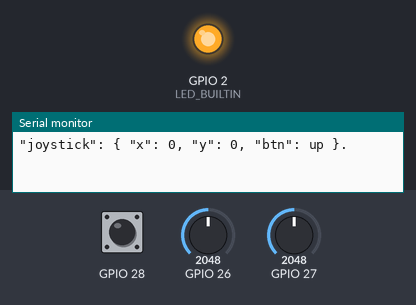
A sketch run on a simulated ESP32. On the bench: output pins drawn as LEDs (lit = HIGH), the last lines printed to the serial monitor. Dashed ring = blinking. The test bench sets the inputs (shaded band); at power-on: GPIO 28 HIGH, GPIO 26 = 2048, GPIO 27 = 2048. No radio packets arrive unless stated.

Above: at 1.2 s.
1.3 s: GPIO 28 pulled LOW for 1 s
At 2.8 s:
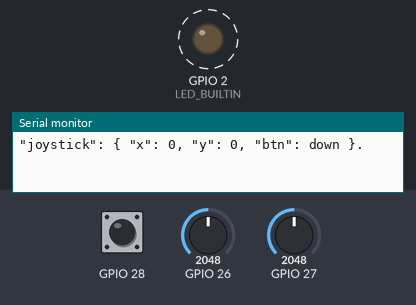
Timing chart, 0 to 11.3 s (numbered marks = the images above; inputs shaded):
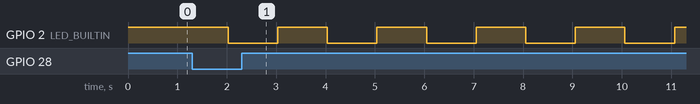

Measured:
- by itself, GPIO 2 (LED_BUILTIN): alternates HIGH for 1.0 s and LOW for 1.0 s

The sketch:

controller.ino
```cpp
#include <SPI.h>
#include "printf.h"
#include "RF24.h"
#include "/Users/user/Desktop/repos/fixed_wing/soft/pico_2w/common.hpp"

#define NDEBUG // comment out to enable prints

CPayload txPayload {128, 128, 128, 128, 1, 2, 3, 4, {}};
VPayload rxPayload {};

struct Joystick {
  uint8_t x, y, btn;

  Joystick(uint8_t _pinX, uint8_t _pinY, uint8_t _pinBtn) :
      x(), y(), btn(), pinX(_pinX), pinY(_pinY), pinBtn(_pinBtn)
  {
    pinMode(pinX, INPUT);
    pinMode(pinY, INPUT);
    pinMode(pinBtn, INPUT_PULLUP);
  }
  void update() {
    x = analogRead(pinX) >> 2;
    y = analogRead(pinY) >> 2;
    btn = digitalRead(pinBtn);
  }
  void println() {
    if (Serial) {
      Serial.printf("\"joystick\": { \"x\": %u, \"y\": %u, \"btn\": %s }", x, y, (btn ? "up" : "down"));
    }
  }
private:
  const uint8_t pinX, pinY, pinBtn;
  float minX, minY, maxX, maxY;
};

Joystick joy1(26, 27, 28);

RF24 radio(gCePin, gCsPin);
const uint8_t radioNumber = 0;
uint32_t timeout = 1000000u;

float rxTotal = 0, rxFail = 0, txTotal = 0, txFail = 0;
uint32_t start_timer = 0;
uint32_t end_timer = 0;
uint32_t gRxTimeoutUS = 3000u;


volatile const uint16_t eNoSerial[] = {200, 350, 200, 350, 200, 1150};
volatile const uint16_t eNoRadio[] = {500, 350, 200, 350, 200, 500, 1150};

void setup() {
  pinMode(LED_BUILTIN, OUTPUT);
  digitalWrite(LED_BUILTIN, HIGH);

#ifndef NDEBUG
  Serial.begin(115200);
  while (!Serial) {
    blink_errcode(eNoSerial, sizeof(eNoSerial) / sizeof(eNoSerial[0]));
  }
  Serial.print("\n\n\n\n\n\n\n\n\n\n\n\n\n\n\n\n\n\n\n\n\nStarting setup\n");
#endif

  if (!radio.begin()) {
#ifndef NDEBUG
    Serial.print(F("radio hardware is not responding!!\n"));
#endif
    while (1) {
      blink_errcode(eNoRadio, sizeof(eNoRadio) / sizeof(eNoRadio[0]));
    }
  }

  radio.setChannel(64);
  radio.setDataRate(RF24_250KBPS);
  radio.disableCRC();
  radio.disableAckPayload();
  radio.setAutoAck(false);
  radio.setPALevel(RF24_PA_MIN);
  radio.setPayloadSize(sizeof(rxPayload));
  radio.setAddressWidth(sizeof(gAddr[CONTROLLER]) - 1);
  radio.stopListening();
  radio.openWritingPipe(gAddr[!CONTROLLER]);
  radio.openReadingPipe(1, gAddr[CONTROLLER]);
  radio.startListening();

#ifndef NDEBUG
  radio.printPrettyDetails();
  Serial.printf("Setup success\n");
#endif
}


void transmit() {
  txTotal += 1;
  radio.stopListening();
  delayMicroseconds(130);
  start_timer = micros();
  bool report = radio.write(&txPayload, sizeof(CPayload));
  end_timer = micros();

  if (report) {
#ifndef NDEBUG
    Serial.print(F("Transmission successful! "));
    Serial.print(F("Time to transmit = "));
    Serial.print(end_timer - start_timer);
    Serial.print(F(" us: "));
    txPayload.print();
#endif
  } else {
    txFail += 1;
#ifndef NDEBUG
    Serial.println(F("Transmission failed or timed out\n"));
#endif
  }
  radio.startListening();
  delayMicroseconds(130);
  receive();
}

void receive() {
  rxTotal += 1;
  uint8_t pipe;
  while (!radio.available(&pipe) && micros() - end_timer < gRxTimeoutUS) ;
  if (radio.available(&pipe)) {
    uint8_t bytes = radio.getPayloadSize();
    radio.read(&rxPayload, bytes);
    decrypt_payload((uint32_t*)&rxPayload, sizeof(rxPayload), keys[!CONTROLLER]);
    if (rxPayload.crc16 != crc16_ccitt((const uint8_t*)&rxPayload, sizeof(rxPayload) - 2)) {
#ifndef NDEBUG
      rxPayload.println();
      rxFail += 1;
#endif
      rxPayload = {};
    }
#ifndef NDEBUG
    Serial.print(F("Received "));
    Serial.print(bytes);
    Serial.print(F(" bytes on pipe "));
    Serial.print(pipe);
    Serial.print(F(": "));
    rxPayload.print();
#endif
  } else {
    rxFail += 1;
#ifndef NDEBUG
    Serial.printf("\t\t\t\tController didn't receive a response from the vehicle.\n");
#endif
  }
}

void tick_alive() {
  volatile static uint32_t prev_time = micros();
  volatile static uint8_t counter = 1u;
  uint32_t curr_time = micros();
  if (curr_time - prev_time >= timeout) {
    float failRate = rxFail / rxTotal * 100;
    Serial.printf("\nTotal packets sent %.0f, response fail rate = %5.2f%%\n", txTotal, failRate);
    rxPayload.print();
    rxPayload = {};

    joy1.println();
    txTotal = txFail = rxTotal = rxFail = 0;
    Serial.print((counter ? "." : "\n"));
    digitalWrite(LED_BUILTIN, counter & 1);
    prev_time = curr_time;
    ++counter;
  }
}

// prepare infos to be sent to the vehicle here
// crc must be added after all fields
// encryptrion must be done after crc added
void update_payload() {
  joy1.update();
  txPayload.m1 = joy1.x;
  txPayload.m2 = joy1.x;
  txPayload.m3 = joy1.x;
  txPayload.m4 = joy1.x;

  txPayload.s1 = joy1.y;
  txPayload.s2 = joy1.btn;
  txPayload.crc16 = crc16_ccitt((const uint8_t*)&txPayload, sizeof(txPayload) - 2);
  encrypt_payload((uint32_t*)&txPayload, sizeof(txPayload), keys[CONTROLLER]);
}

void loop() {
  update_payload();
  transmit();
  tick_alive();
}
```
